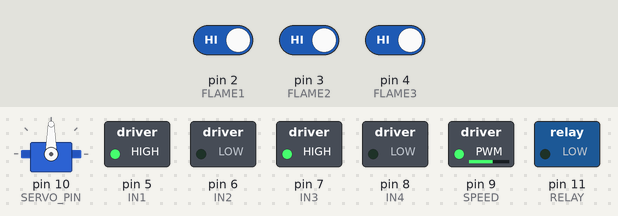
The sketch below on a simulated Arduino Uno, built with avr-gcc and run on an emulated ATmega328P. Shown: servo, switched loads named in the sketch (green lamp = pin HIGH). The test bench sets the inputs (shaded band); at power-on: pin 2 (FLAME1) HIGH, pin 3 (FLAME2) HIGH, pin 4 (FLAME3) HIGH. What the sketch prints to the serial monitor is not drawn.

Above: at 1.2 s.
1.3 s: pin 2 (FLAME1) driven LOW
At 3.5 s:
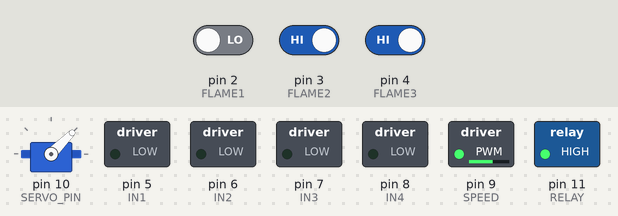
3.8 s: pin 3 (FLAME2) driven LOW
At 6.1 s:
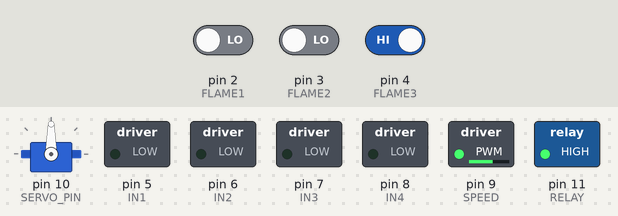
6.8 s: pin 4 (FLAME3) driven LOW
At 9.6 s:
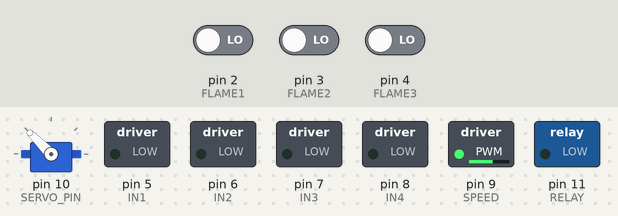
9.8 s: pin 2 (FLAME1) driven HIGH
12.8 s: pin 3 (FLAME2) driven HIGH
14.8 s: pin 4 (FLAME3) driven HIGH
At 15.8 s:
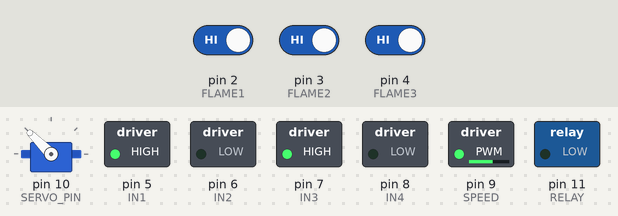
Timing chart, 0 to 17.8 s (numbered marks = the images above; inputs shaded):
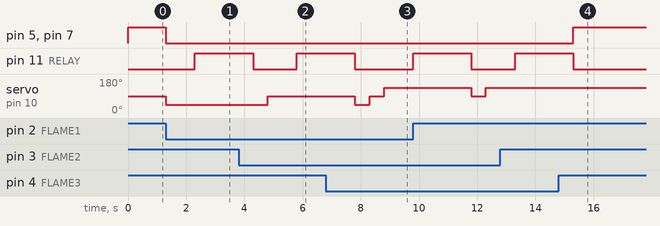

Measured:
- after the input at 1.3 s, pin 5 (IN1), pin 7 (IN3): HIGH → LOW at once; pin 11 (RELAY): LOW → HIGH after 1.0 s; servo on pin 10 (SERVO_PIN): 90° → 45° at once
- after the input at 3.8 s, servo on pin 10 (SERVO_PIN): 45° → 90° after 1.0 s
- after the input at 6.8 s, pin 11 (RELAY): goes on until 7.8 s, then stays LOW
- after the input at 14.8 s, pin 5 (IN1), pin 7 (IN3): LOW → HIGH after 0.50 s; pin 11 (RELAY): goes on until 15.3 s, then stays LOW

The sketch:

firefighting.ino
```cpp
#include <Servo.h>

#define FLAME1 2
#define FLAME2 3
#define FLAME3 4

#define IN1 5
#define IN2 6
#define IN3 7
#define IN4 8
#define SPEED 9

#define SERVO_PIN 10
#define RELAY 11

Servo fireServo;

void setup() {
    pinMode(FLAME1, INPUT);
    pinMode(FLAME2, INPUT);
    pinMode(FLAME3, INPUT);
    Serial.begin(9600);
    pinMode(IN1, OUTPUT);
    pinMode(IN2, OUTPUT);
    pinMode(IN3, OUTPUT);
    pinMode(IN4, OUTPUT);
    pinMode(SPEED, OUTPUT);

    pinMode(RELAY, OUTPUT);
    fireServo.attach(SERVO_PIN);

    digitalWrite(RELAY, LOW); // Pump OFF initially
    analogWrite(SPEED, 150);  // Set motor speed
    Serial.println("Welcome");

}

void loop() {
    int fire1 = digitalRead(FLAME1);
    int fire2 = digitalRead(FLAME2);
    int fire3 = digitalRead(FLAME3);

    if (fire1 == LOW || fire2 == LOW || fire3 == LOW) {
        stopMotors();  // Stop the robot

        if(fire1 == LOW) {
            fireServo.write(45); // Turn servo to face left
            delay(500);
        }
        if (fire2 == LOW) {
            fireServo.write(90); // Face center
            delay(500);
        }
        if (fire3 == LOW) {
            fireServo.write(135); // Turn servo to face right
            delay(500);
        }
        delay(500);
        digitalWrite(RELAY, HIGH); // Turn ON water pump
        delay(2000); // Keep spraying for 5 seconds
        digitalWrite(RELAY, LOW); // Turn OFF water pump
    }
    else{
    moveForward(); // Resume movement
    }
}

void moveForward() {
    digitalWrite(IN1, HIGH);
    digitalWrite(IN2, LOW);
    digitalWrite(IN3, HIGH);
    digitalWrite(IN4, LOW);
}

void stopMotors() {
    digitalWrite(IN1, LOW);
    digitalWrite(IN2, LOW);
    digitalWrite(IN3, LOW);
    digitalWrite(IN4, LOW);
}
```
